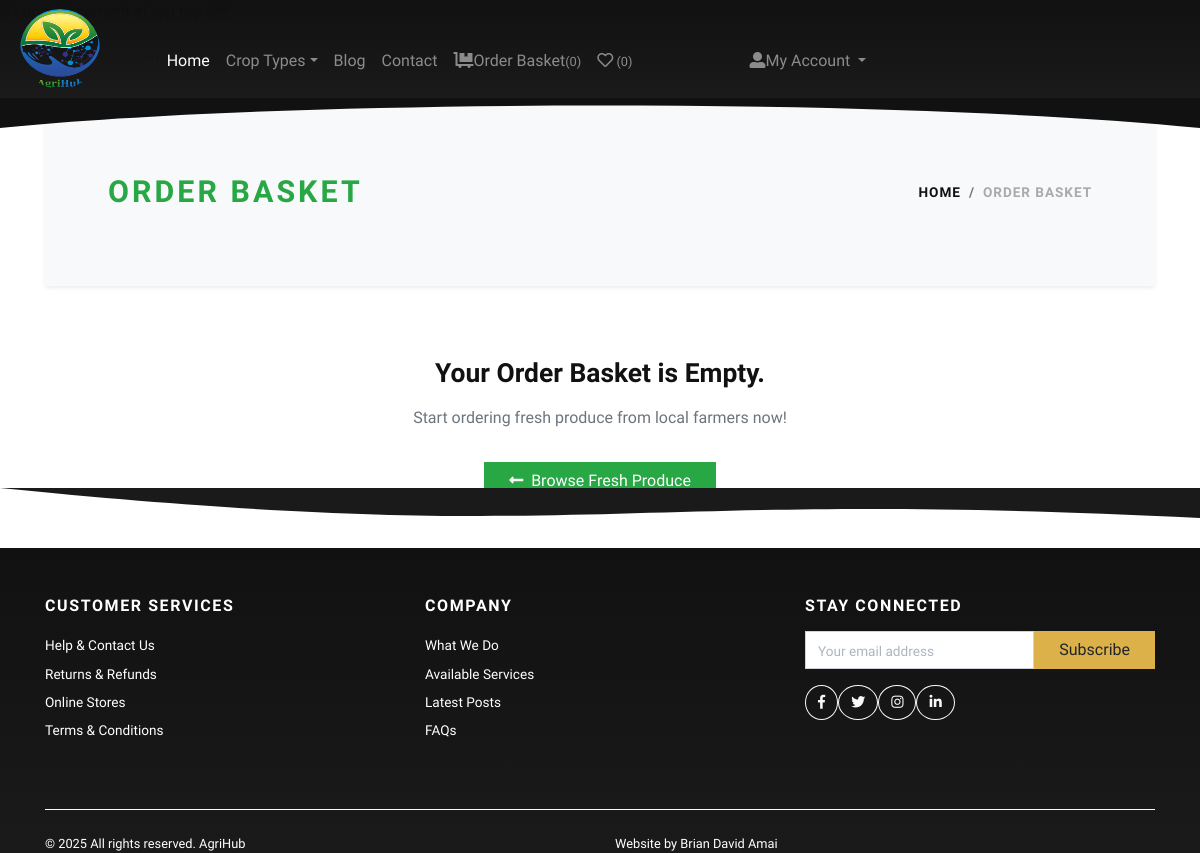
/cart/ (signed in), run on an earlier commit of the app's database.
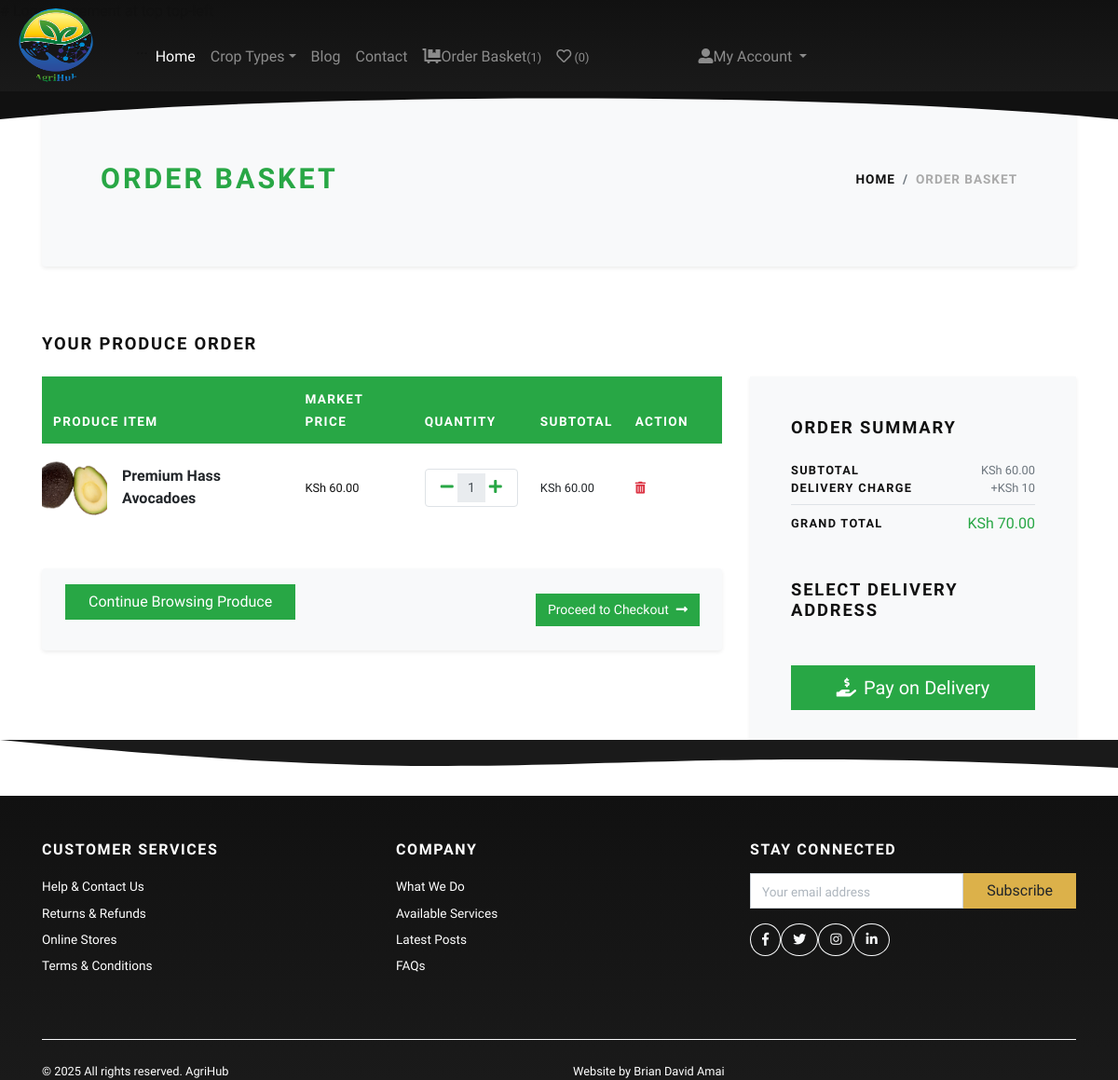
And on a later commit of the database.
### store/models.py (models this page shows, shortened)
class Cart(models.Model):
    user = models.ForeignKey(User, verbose_name="User", on_delete=models.CASCADE)
    product = models.ForeignKey(Product, verbose_name="Produce Item", on_delete=models.CASCADE)
    quantity = models.PositiveIntegerField(default=1, verbose_name="Quantity")
    created_at = models.DateTimeField(auto_now_add=True, verbose_name="Created Date")
    updated_at = models.DateTimeField(auto_now=True, verbose_name="Updated Date")
    @property
    def total_price(self):
        return self.quantity * self.product.price_per_unit

class Product(models.Model):
    title = models.CharField(max_length=150, verbose_name="Produce Item Title")
    slug = models.SlugField(max_length=160, verbose_name="Produce Slug")
    batch_id = models.CharField(max_length=255, unique=True, verbose_name="Batch/Lot ID (SKU)", db_column='sku')
    origin = models.TextField(verbose_name="Origin / Short Description", db_column='short_description')
    produce_details = models.TextField(blank=True, null=True, verbose_name="Farming & Produce Details",
                                     db_column='detail_description')
    product_image = models.ImageField(upload_to='product', blank=True, null=True, verbose_name="Produce Image")
    price_per_unit = models.DecimalField(max_digits=8, decimal_places=2, verbose_name="Price Per Unit/KG",
                                          db_column='price')
    unit_type = models.CharField(max_length=10, choices=UNIT_CHOICES, default='KG', verbose_name="Unit Type")
    harvest_date = models.DateField(null=True, blank=True, verbose_name="Harvest Date")
    category = models.ForeignKey(Category, verbose_name="Crop Type", on_delete=models.CASCADE)
    is_active = models.BooleanField(verbose_name="Is Active?")
    is_featured = models.BooleanField(verbose_name="Is Featured?")
    created_at = models.DateTimeField(auto_now_add=True, verbose_name="Created Date")
    updated_at = models.DateTimeField(auto_now=True, verbose_name="Updated Date")
    class Meta:
        verbose_name_plural = 'Produce Items'
        ordering = ('-created_at',)

### store/views.py (the view)
# urls.py: path('cart/', views.cart, name="cart"),
@login_required
def cart(request):
    user = request.user
    cart_products = Cart.objects.filter(user=user)
    addresses = Address.objects.filter(user=user)
    amount = Decimal(0)
    for p in cart_products:
        temp_amount = (p.quantity * p.product.price_per_unit)
        amount += temp_amount
    shipping_amount = Decimal(10)
    total_amount = amount + shipping_amount
    context = {
        'cart_products': cart_products,
        'amount': amount,
        'shipping_amount': shipping_amount,
        'total_amount': total_amount,
        'addresses': addresses,
    }
    return render(request, 'store/cart.html', context)

### store/context_preprocessors.py (called while the page is built)
def store_menu(request):
    categories = Category.objects.filter(is_active=True)
    context = {
        'categories_menu': categories,
    }
    return context

def cart_menu(request):
    if request.user.is_authenticated:
        cart_items= Cart.objects.filter(user=request.user)
        context = {
            'cart_items': cart_items,
        }
    else:
        context = {}
    return context

### templates/store/cart.html (shortened to what the changed rows need)
{% extends 'base.html' %}
{% load static %}
{% load humanize %}
    {% block content %}
      <div class="container">
        <section class="py-5 bg-light rounded shadow-sm mb-4">
          <div class="container">
            <div class="row px-4 px-lg-5 py-lg-4 align-items-center">
              <div class="col-lg-6">
                <h1 class="h2 text-uppercase mb-0 text-success">Order Basket</h1>
              </div>
            </div>
          </div>
        </section>
        {% if cart_products %}
        <section class="py-5">
          <h2 class="h5 text-uppercase mb-4">Your Produce Order</h2>
          <div class="row">
            <div class="col-lg-8 mb-4 mb-lg-0">
              <div class="table-responsive mb-4">
                <table class="table table-hover">
                  <thead class="bg-success text-white">
                    <tr>
                      <th class="border-0" scope="col"> <strong class="text-small text-uppercase">Produce Item</strong></th>
                      <th class="border-0" scope="col"> <strong class="text-small text-uppercase">Market Price</strong></th>
                      <th class="border-0" scope="col"> <strong class="text-small text-uppercase">Quantity</strong></th>
                      <th class="border-0" scope="col"> <strong class="text-small text-uppercase">Subtotal</strong></th>
                      <th class="border-0" scope="col"> <strong class="text-small text-uppercase">Action</strong></th>
                      <th class="border-0" scope="col"> </th>
                    </tr>
                  </thead>
                  <tbody>
                    {% for cart_product in cart_products %}
                    <tr>
                      <th class="pl-0 border-0" scope="row">
                        <div class="media align-items-center">
                          {% if cart_product.product.product_image %}
                            <a class="reset-anchor d-block" href="{% url 'store:product-detail' cart_product.product.slug %}"><img src="{{cart_product.product.product_image.url}}" alt="{{cart_product.product.title}}" width="70" class="rounded"/></a>
                          {% else %}
                            <a class="reset-anchor d-block" href="{% url 'store:product-detail' cart_product.product.slug %}"><img src="{% static 'img/product-placeholder.jpg' %}" alt="{{cart_product.product.title}}" width="70" class="rounded"/></a>
                          {% endif %}
                          <div class="media-body ml-3"><strong class="h6"><a class="reset-anchor" href="{% url 'store:product-detail' cart_product.product.slug %}">{{cart_product.product.title}}</a></strong></div>
                        </div>
                      </th>
                      <td class="align-middle border-0">
                        <p class="mb-0 small fw-bold text-dark"> KSh {{cart_product.total_price|intcomma}} </p>
                      </td>
                 <td class="align-middle border-0">
              <div class="border d-flex align-items-center justify-content-between px-3 py-1 bg-white rounded">
                   <div class="quantity d-flex align-items-center mx-auto">
                     <a href="{% url 'store:minus-cart' cart_product.id %}" class="dec-btn p-0 text-success me-2">
                  <i class="fas fa-minus"></i>
                </a>
               <input class="form-control form-control-sm border-0 shadow-0 p-0 text-center mx-1"
                   type="text" value="{{cart_product.quantity}}" readonly style="width: 30px;"/>
               <a href="{% url 'store:plus-cart' cart_product.id %}" class="inc-btn p-0 text-success ms-2">
                  <i class="fas fa-plus"></i>
            </a>
        </div>
           </div>
            </td>
                      <td class="align-middle border-0">
                        <p class="mb-0 small fw-bold">KSh {{cart_product.total_price|intcomma}}  </p>
                      </td>
                      <td class="align-middle border-0">
                          <a class="reset-anchor text-danger" href="{% url 'store:remove-cart' cart_product.id %}"><i class="fas fa-trash-alt small"></i></a>
                      </td>
                    </tr>
                    {% endfor %}
                  </tbody>
                </table>
              </div>
              <div class="bg-light px-4 py-3 rounded shadow-sm">
                <div class="row align-items-center text-center">
                  <div class="col-md-6 mb-3 mb-md-0 text-md-left">
                   <a class="btn btn-link p-0 text-dark btn-sm" href="{% url 'store:home' %}"> <p  class="btn btn-success">Continue Browsing Produce</p> </a>
                  </div>
                  <div class="col-md-6 text-md-right">
                    <a class="btn btn-success btn-sm" href="{% url 'store:checkout' %}"> Proceed to Checkout<i class="fas fa-long-arrow-alt-right ml-2"></i> </a>
                  </div>
                </div>
              </div>
            </div>
            <div class="col-lg-4">
              <div class="card border-0 rounded-3 p-lg-4 bg-light shadow-sm">
                <div class="card-body">
                  <h5 class="text-uppercase mb-4">Order Summary</h5>
              <ul class="list-unstyled mb-0">
                 <li class="d-flex align-items-center justify-content-between">
                  <strong class="text-uppercase small font-weight-bold">Subtotal</strong>
                  <span class="text-muted small">KSh {{amount|intcomma}} </span>
                </li>
                <li class="d-flex align-items-center justify-content-between">
                 <strong class="text-uppercase small font-weight-bold">Delivery Charge</strong>
                 <span class="text-muted small">+KSh {{shipping_amount|intcomma}} </span>
               </li>
             <li class="border-bottom my-2"></li>
           <li class="d-flex align-items-center justify-content-between mb-4">
            <strong class="text-uppercase small font-weight-bold">Grand Total</strong>
           <span class="fw-bold text-success">KSh {{total_amount|intcomma}}</span>
        </li>
                  </ul>
                  <h5 class="text-uppercase my-5">Select Delivery Address</h5>
                  <form action="{% url 'store:checkout' %}" id="myform">
                    <button type="submit" class="btn btn-success btn-lg btn-block" type="submit">
                      <i class="fas fa-hand-holding-usd mr-2"></i>Pay on Delivery
                    </button>
                  </form>
                </div>
              </div>
            </div>
          </div>
        </section>
        {% else %}
          <div class="text-center py-5">
            <h3 class="mb-3 text-dark">Your Order Basket is Empty.</h3>
            <p class="text-muted">Start ordering fresh produce from local farmers now!</p>
            <a class="btn btn-success mt-3" href="{% url 'store:home' %}">
                <i class="fas fa-long-arrow-alt-left mr-2"> </i>Browse Fresh Produce
            </a>
          </div>
        {% endif %}
      </div>
      {% endblock content %}

What changed in the data, as far as the page shows it:
added Cart: product.product_image (picture), product "Premium Hass Avocadoes", total_price "60.00", quantity "1"
Also different on the page:
{{ cart_items.count }}: "0" → "1"
{{ amount|intcomma }}: (not shown) → "60.00"
{{ shipping_amount|intcomma }}: (not shown) → "10"
{{ total_amount|intcomma }}: (not shown) → "70.00"
text no longer shown: "Your Order Basket is Empty. Start ordering fresh produce from local farmers now! Browse Fresh Produce"
text now shown: "YOUR PRODUCE ORDER PRODUCE ITEM MARKET PRICE QUANTITY SUBTOTAL ACTION Continue Browsing Produce Proceed to Checkout ORDER SUMMARY SUBTOTAL KSh DELIVERY CHARGE +KSh GRAND TOTAL KSh SELECT DELIVERY ADDRESS Pay on Delivery"
